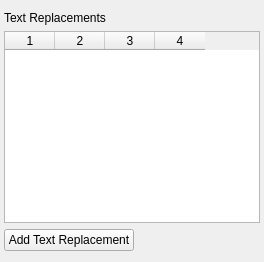
     <widget class="QWidget" name="filterTab">
      <attribute name="title">
       <string>Text Filtering</string>
      </attribute>
      <layout class="QVBoxLayout" name="verticalLayout_7">
       <property name="leftMargin">
        <number>4</number>
       </property>
       <property name="rightMargin">
        <number>4</number>
       </property>
       <item>
        <widget class="QLabel" name="label_4">
         <property name="text">
          <string>Text Replacements</string>
         </property>
        </widget>
       </item>
       <item>
        <widget class="QTableWidget" name="wordReplacementTableWidget">
         <property name="rowCount">
          <number>0</number>
         </property>
         <property name="columnCount">
          <number>4</number>
         </property>
         <attribute name="horizontalHeaderDefaultSectionSize">
          <number>50</number>
         </attribute>
         <attribute name="verticalHeaderCascadingSectionResizes">
          <bool>true</bool>
         </attribute>
         <column/>
         <column/>
         <column/>
         <column/>
        </widget>
       </item>
       <item>
        <widget class="QPushButton" name="replacementWordsAddWordPushButton">
         <property name="sizePolicy">
          <sizepolicy hsizetype="Fixed" vsizetype="Fixed">
           <horstretch>0</horstretch>
           <verstretch>0</verstretch>
          </sizepolicy>
         </property>
         <property name="text">
          <string>Add Text Replacement</string>
         </property>
        </widget>
       </item>
      </layout>
     </widget>
